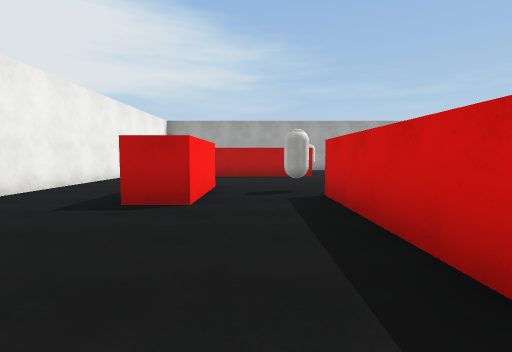
[1] (above)

24 first-person views from a walk through a scene from a Unity 3-D project. The camera is 1.4 m above the floor, tilts 4° down and sees 85° across. The floor is counted in squares, 2 m on a side. Each view is taken from the middle of a square. On the plan, view 1 faces up. The plan holds only what a view shows up to about 9 squares ahead; the rest is blank. The player character is not drawn. Surface patterns are stand-ins for the level's own textures.

[2]
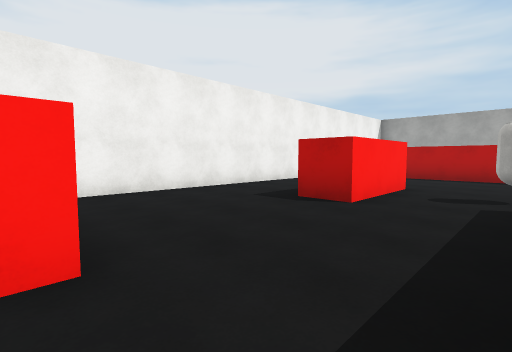

[3]
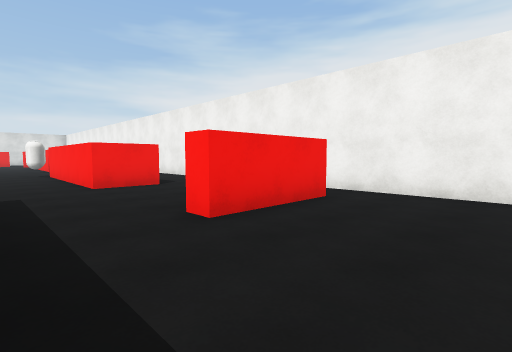

[4]
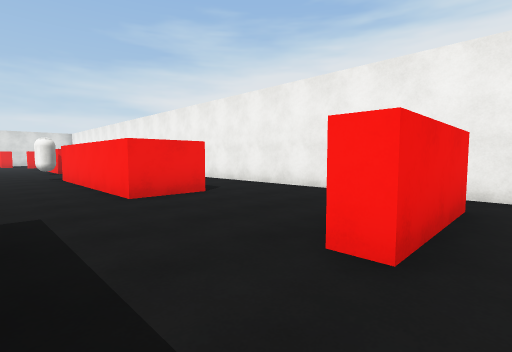

[5]
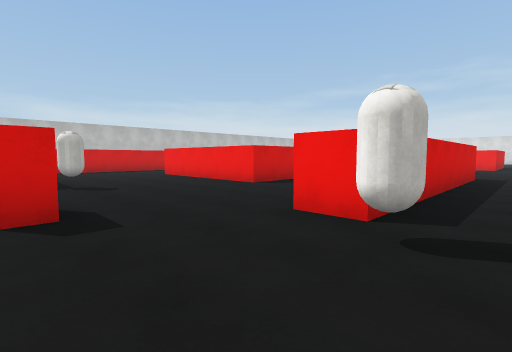

[6]
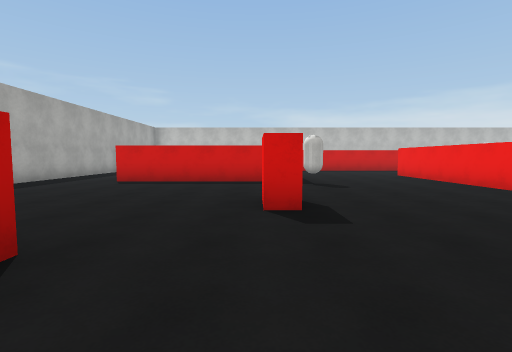

[7]
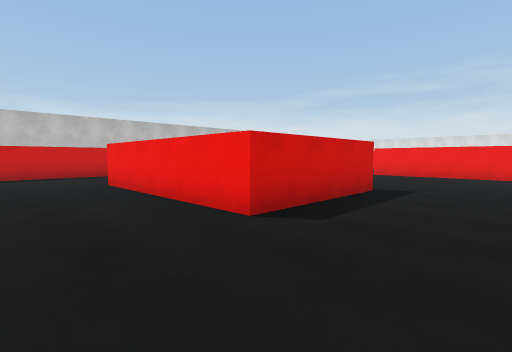

[8]
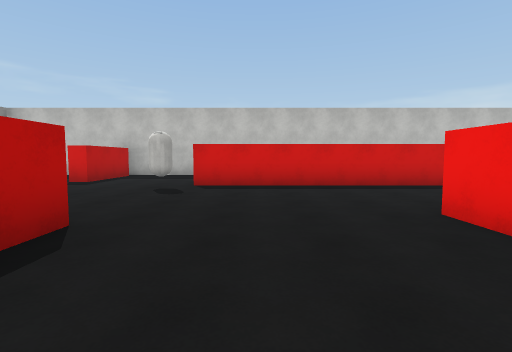

[9]
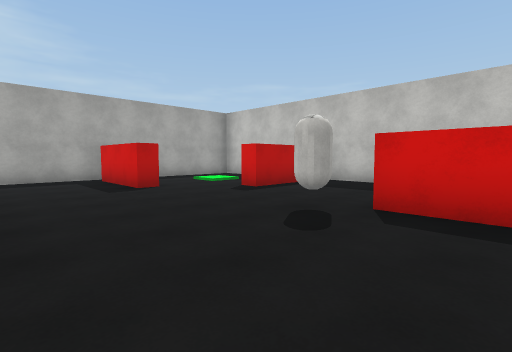

[10]
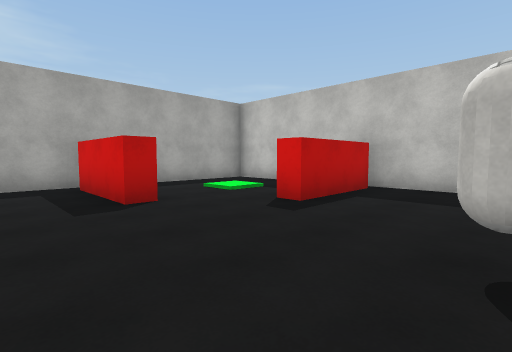

[11]
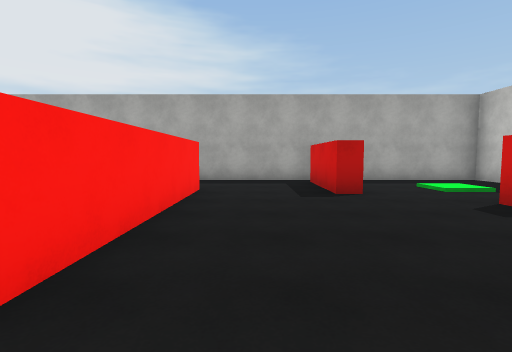

[12]
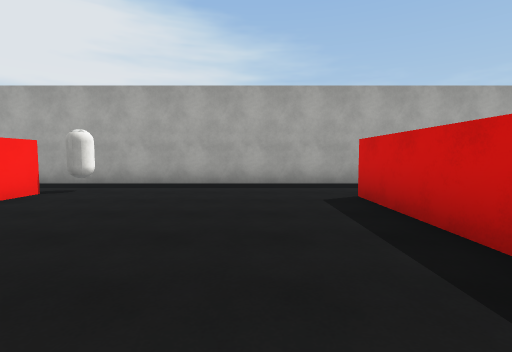

[13]
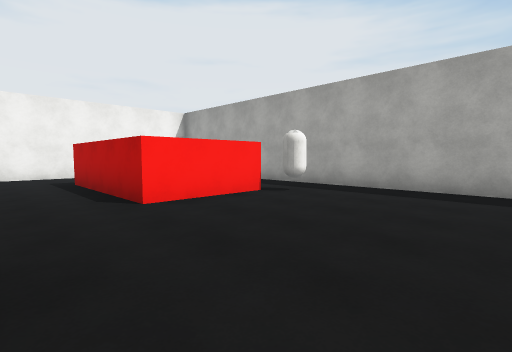

[14]
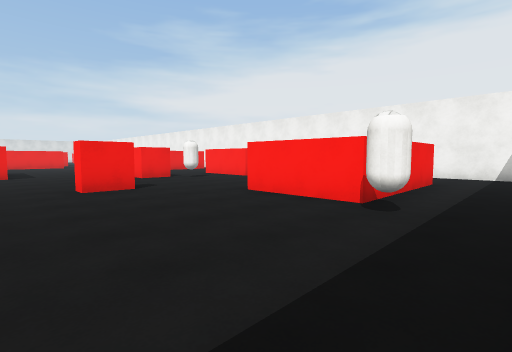

[15]
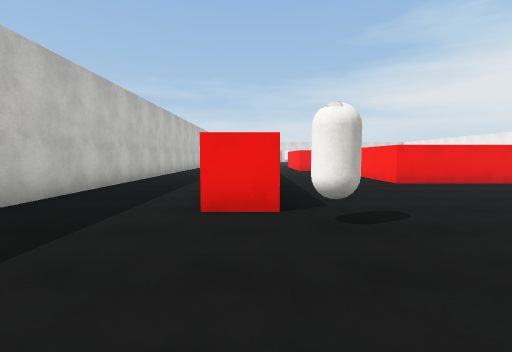

[16]
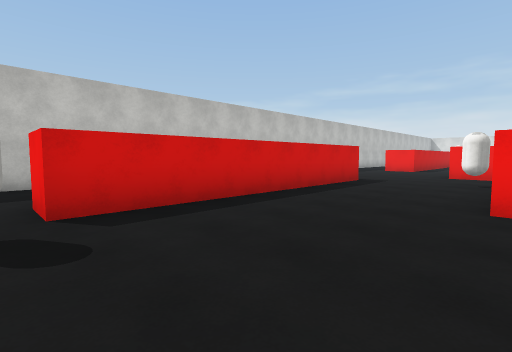

[17]
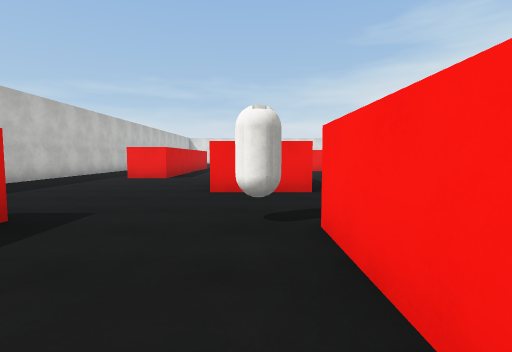

[18]
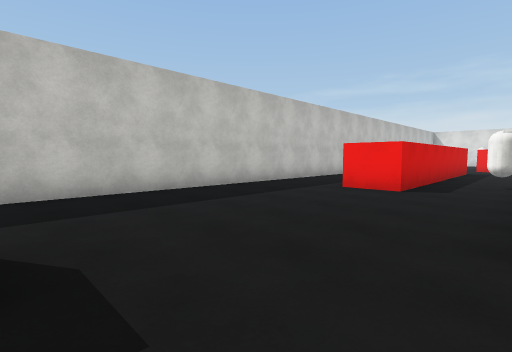

[19]
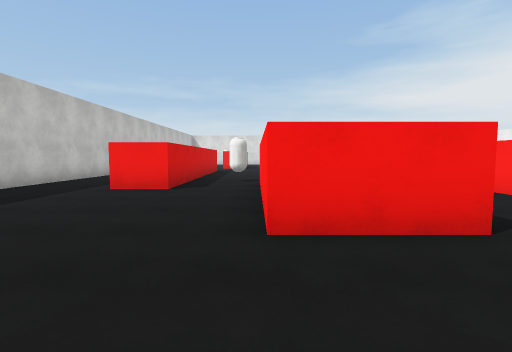

[20]
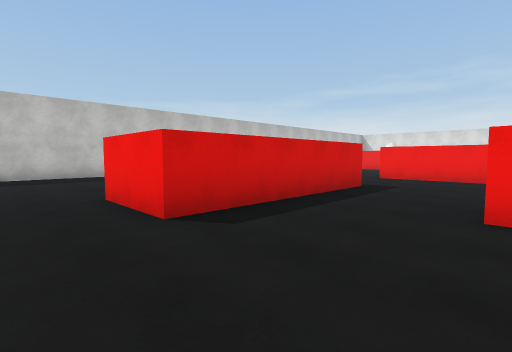

[21]
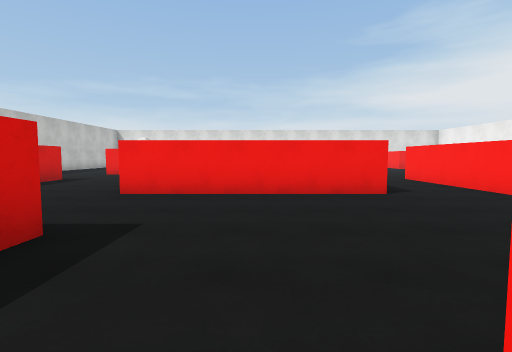

[22]
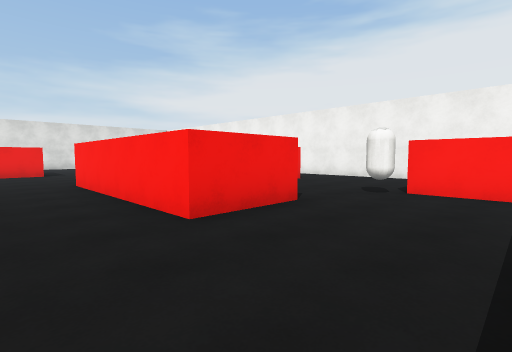

[23]
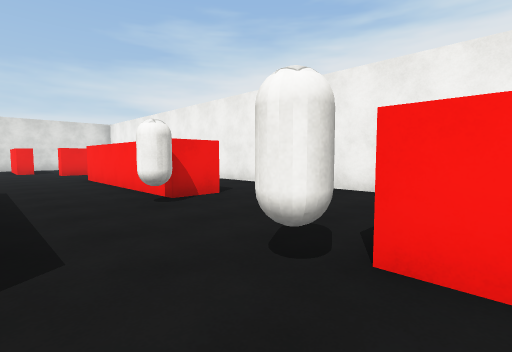

[24]
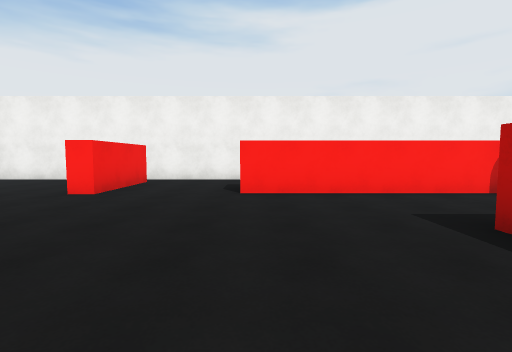

### Floor plan
Points are (right, up) in squares from view 1. A wall is a line through its corners. A room is listed if a view was taken in it or the views show most of it. See-through windows are left out.
Room 1 (views 1, 2, 3, 4, 5, 6, 7, 8, 9, 10, 11, 12, 13, 14, 15, 16, 17, 18, 19, 20, 21, 22, 23, 24)
walls: (7.3, -6) (7.3, -6.8); (3.4, -5.7) (5.1, -5.7); (5.3, -0.9) (5.3, 2.7) (10.3, 2.7) (10.3, -0.8); (9.9, -8.5) (9.9, -3.5) (11.9, -3.5) (11.9, -7.8); (1.3, -2.5) (1.3, 5) (2.2, 5); (5.5, -11.2) (10.6, -11.2); (1.2, -9.7) (3.3, -9.7) (3.3, -14.8); (13.7, -1) (13.7, 6.5) (14.8, 6.5); (-2.4, -3.7) (-0.8, -3.7) (-0.8, -8.8); (13.9, -11.9) (13.9, -7) (15.1, -7); (-1.3, -12.8) (-1.3, -17.4); (17.5, -10.1) (17.5, -1.1); (-3.4, 0.4) (-0.8, 0.4) (-0.8, -0.1); (13.9, -14.5) (13.9, -13.5); (-4.5, -2.2) (-4.5, -6.2); (-2.4, -12.3) (-1.4, -12.3); (17.5, 0.9) (17.5, 9.9); (9.9, 6.9) (9, 6.9); (-4.5, -9.8) (-4.5, -11.1); (7.8, 7.8) (7.8, 12); (-0.9, 6.5) (-0.9, 4) (-2, 4); (-4.5, -13.5) (-4.5, -15.2); (-4.5, -17.4) (-4.5, -19.4); (9.8, 12) (9.8, 7.2); (13.1, 11.2) (12.5, 11.2) (12.5, 13.8); (17.1, 9.7) (14.6, 9.7) (14.6, 10.1); (-3.8, -20) (-1.3, -20) (-1.3, -20.5); (-4.5, 10.2) (-4.5, -0.4); (-2.1, 12.2) (2, 12.2) (2, 9.7) (-2.1, 9.7); (13.5, 14.2) (-0.1, 14.2); (-4.5, 13.6) (-4.5, 11.8)
ways out: opening at (13, 14) to room 2; opening at (14.5, 11) to room 2; opening at (-4, -20); opening at (-0.5, -21)
objects: capsule (-1, -12); capsule (0, -9); capsule (1, 6); capsule (2, 13); red block (4, 8); capsule (7, 6) to (7, 7); other object (11, -14); capsule (11, -1); capsule (12, -9); capsule (13, 7)
Room 2 (no view inside)
walls: (17.5, 12.5) (17.5, 14.2) (13.5, 14.2)
ways out: opening at (13, 14) to room 1; opening at (14.5, 11) to room 1

Positions as (right, up) in squares from view 1, and headings:
1: (0, 0), facing up
2: (1, 0), facing up-left
3: (1, 3), facing down-left
4: (1, 1), facing down-left
5: (0, 8), facing down-right
6: (0, 8), facing right
7: (3, 5), facing down-right
8: (7, 5), facing right
9: (10, 5), facing up-right
10: (11, 7), facing up-right
11: (11, 6), facing up
12: (6, 7), facing up
13: (6, 8), facing up-left
14: (6, 14), facing down-left
15: (14, 10), facing down
16: (10, 7), facing down-right
17: (11, 2), facing down
18: (12, -1), facing down-right
19: (12, -1), facing down
20: (7, -2), facing down-right
21: (8, -6), facing down
22: (5, -7), facing down-left
23: (1, -8), facing down-left
24: (4, -17), facing left
